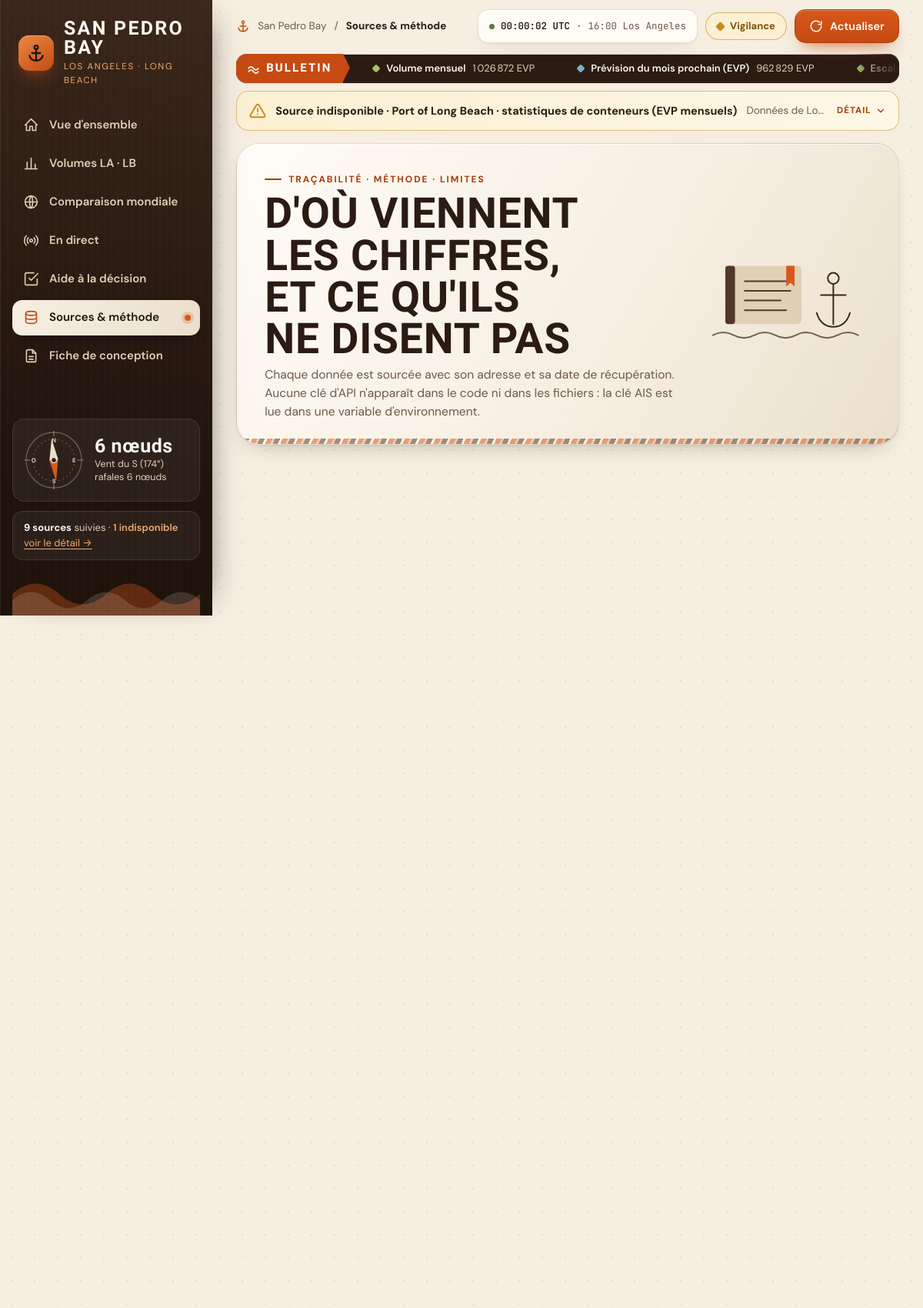
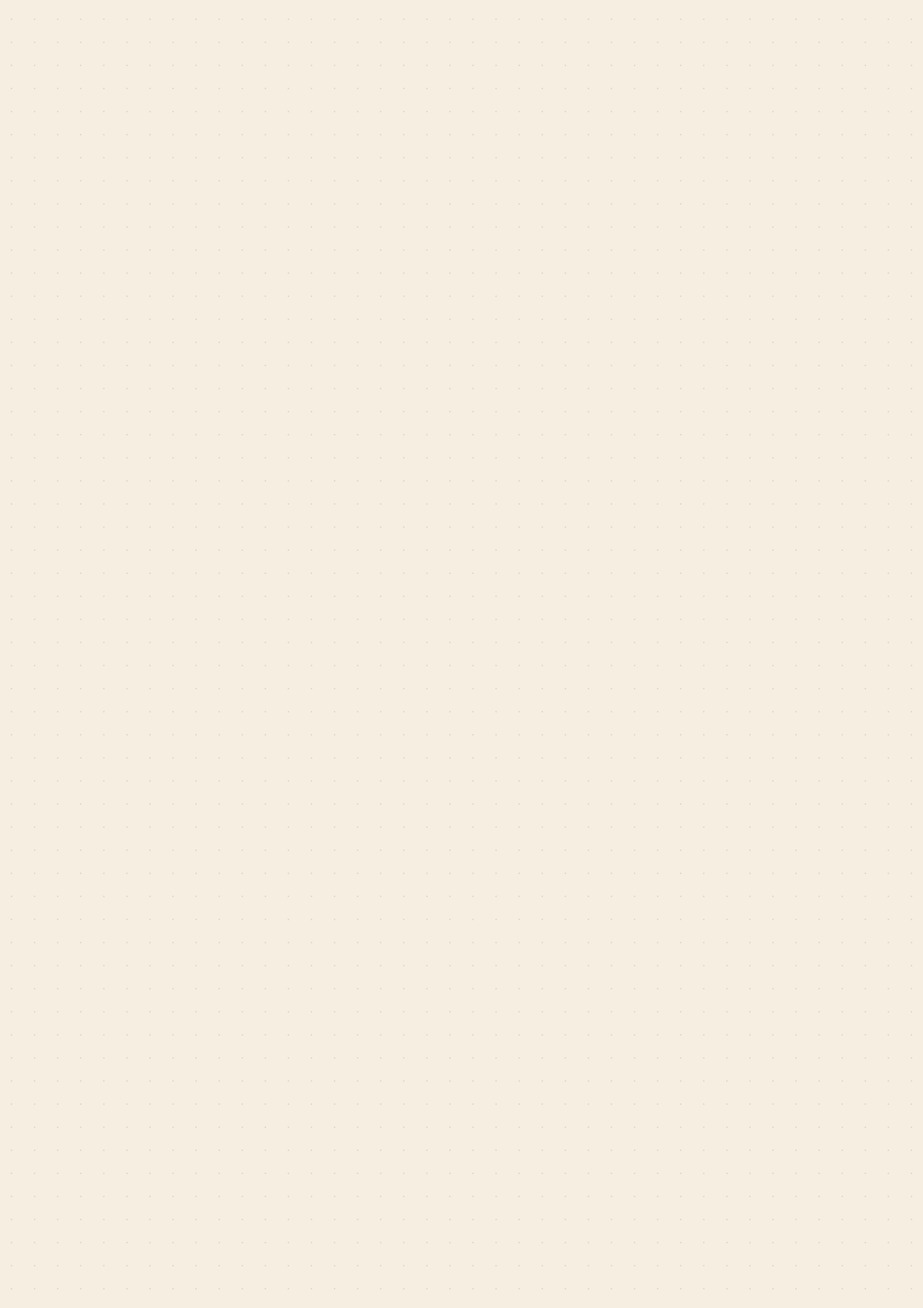
The app's page /sources/ (upper part) with its own data (2 pictures, top to bottom).
### dashboard/models.py (models this page shows, shortened)
class DataSource(models.Model):
    STATUS = [("ok", "À jour"), ("stale", "Périmée"), ("error", "Erreur"), ("missing", "Indisponible")]
    key = models.CharField(max_length=40, unique=True)
    name = models.CharField(max_length=160)
    url = models.CharField(max_length=500, blank=True)
    kind = models.CharField(max_length=10, default="static")  # static | live
    retrieved_at = models.DateTimeField(null=True, blank=True)
    status = models.CharField(max_length=10, choices=STATUS, default="missing")
    message = models.TextField(blank=True)
    rows = models.IntegerField(default=0)
    last_period = models.CharField(max_length=40, blank=True)
    notes = models.TextField(blank=True)

### dashboard/views.py (the view)
# urls.py: path("sources/", views.sources, name="sources"),
def sources(request):
    return render(request, "dashboard/sources.html", _ctx("sources", liste=viewdata.sources_resume()))

### dashboard/services/analytics/insights.py (called while the page is built)
def lire(cle, defaut=None):
    i = Insight.objects.filter(key=cle).first()
    return i.payload if i else defaut

### dashboard/services/collectors/ais_stream.py (called while the page is built)
def assurer():
    if settings.AISSTREAM_API_KEY and os.environ.get("AIS_AUTOSTART") != "0":
        return flux.demarrer()
    return False

### dashboard/services/fmt.py (called while the page is built)
def nb(x, d=0):
    if x is None or (isinstance(x, float) and (math.isnan(x) or math.isinf(x))):
        return "—"
    s = f"{x:,.{d}f}".replace(",", FIN_ESPACE).replace(".", ",")
    return s

### dashboard/services/registry.py (called while the page is built)
def mark_stale_live(key, max_age):
    src = DataSource.objects.filter(key=key).first()
    if src and src.retrieved_at and src.status == "ok" and timezone.now() - src.retrieved_at > timedelta(seconds=max_age):
        src.status = "stale"
        src.save(update_fields=["status"])

### dashboard/services/viewdata.py (called while the page is built)
def sources_resume():
    srcs = list(DataSource.objects.order_by("kind", "key"))
    return srcs

### dashboard/templatetags/dash.py (called while the page is built)
@register.filter
def frdate(iso):
    if not iso:
        return "—"
    try:
        return datetime.fromisoformat(str(iso)).strftime("%d/%m/%Y %H:%M UTC")
    except ValueError:
        return str(iso)

@register.filter
def nbfr(x, d=0):
    return fmt.nb(x, int(d))

### dashboard/views.py (called while the page is built)
def _rose(deg):
    return ROSE[int(((float(deg) % 360) + 11.25) // 22.5) % 16]

def _vent():
    m = lire("meteo", {})
    c = m.get("courant") if m.get("disponible") else None
    if not c or c.get("vent") is None or c.get("direction") is None:
        return None
    return {"kn": c["vent"], "rafales": c.get("rafales"), "dir": c["direction"], "rose": _rose(c["direction"])}

def _ticker():
    return [{"titre": k["titre"].split(" · ")[0], "valeur": k["valeur"], "unite": k["unite"], "statut": k["statut"]}
            for k in lire("kpis", []) if k.get("statut") != "na"]

### dashboard/templates/dashboard/sources.html (shortened to what this page needs)
{% extends "dashboard/base.html" %}
{% load dash %}
{% block kicker %}Traçabilité · méthode · limites{% endblock %}
{% block h1 %}D'où viennent les chiffres, et ce qu'ils ne disent pas{% endblock %}
{% block lead %}Chaque donnée est sourcée avec son adresse et sa date de récupération. Aucune clé d'API n'apparaît dans le code ni dans les fichiers : la clé AIS est lue dans une variable d'environnement.{% endblock %}
{% block content %}
<section data-stagger class="grid g2 mt">
</section>
{% endblock %}

### dashboard/templates/dashboard/base.html (shortened to what this page needs)
{% load static dash %}<!doctype html>
<html lang="fr">
<head>
  <link rel="stylesheet" href="{% static 'dashboard/css/dashboard.css' %}">
</head>
<body>
<div class="app">
  <aside class="rail" aria-label="Navigation principale">
    <a class="brand" href="{% url 'accueil' %}" aria-label="San Pedro Bay, retour à la vue d'ensemble">
      <div class="brand-mark"><svg viewBox="0 0 24 24" aria-hidden="true"><circle cx="12" cy="5" r="2.2"/><path d="M12 7.2V21M7 12h10M4 15c1 4 4.2 6 8 6s7-2 8-6"/></svg></div>
      <div><b>San Pedro Bay</b><span>Los Angeles · Long Beach</span></div>
    </a>
    <nav class="nav">
      {% for slug, nom, icone in pages %}
      <a href="{% if slug == 'accueil' %}{% url 'accueil' %}{% else %}/{{ slug }}/{% endif %}" class="{% if page == slug %}on{% endif %}" {% if page == slug %}aria-current="page"{% endif %}>
        <svg viewBox="0 0 24 24" aria-hidden="true"><path d="{{ icone }}"/></svg><span>{{ nom }}</span></a>
      {% endfor %}
    </nav>
    <div class="rail-foot">
      <div class="compass-card" role="group" aria-label="Vent actuel">
        <svg class="compass" viewBox="0 0 100 100" aria-hidden="true">
          <circle class="ring" cx="50" cy="50" r="44"/><circle class="ring" cx="50" cy="50" r="33" stroke-dasharray="2 5"/>
          <path class="tick" d="M50 4v8M50 88v8M4 50h8M88 50h8"/>
          <text class="lbl" x="50" y="22">N</text><text class="lbl" x="82" y="54">E</text><text class="lbl" x="50" y="86">S</text><text class="lbl" x="18" y="54">O</text>
          <g class="needle" id="needle" data-deg="{{ vent.dir|default_if_none:'' }}"><polygon class="north" points="50,16 57,50 43,50"/><polygon class="south" points="50,84 57,50 43,50"/><circle cx="50" cy="50" r="4.2" fill="#2b1b12" stroke="#ebe0cd" stroke-width="1.6"/></g>
        </svg>
        <div>{% if vent %}<b>{{ vent.kn|nbfr:0 }} nœuds</b><span>Vent du {{ vent.rose }} ({{ vent.dir|nbfr:0 }}°){% if vent.rafales %}<br>rafales {{ vent.rafales|nbfr:0 }} nœuds{% endif %}</span>{% else %}<b>Vent</b><span>Prévision indisponible</span>{% endif %}</div>
      </div>
      <div class="src-card"><b>{{ sources|length }} sources</b> suivies ·
        {% if sources_ko %}<span class="bad">{{ sources_ko|length }} indisponible{{ sources_ko|length|pluralize }}</span>{% else %}<span class="good">toutes disponibles</span>{% endif %}
        <br><a href="/sources/">voir le détail →</a></div>
    </div>
  </aside>
  <main class="main" id="contenu" tabindex="-1">
    <div class="toolbar">
      <div class="crumbs"><svg viewBox="0 0 24 24" aria-hidden="true"><circle cx="12" cy="5" r="2.2"/><path d="M12 7.2V21M7 12h10M4 15c1 4 4.2 6 8 6s7-2 8-6"/></svg>San Pedro Bay <span aria-hidden="true">/</span>
        <b>{% for slug, nom, icone in pages %}{% if slug == page %}{{ nom }}{% endif %}{% endfor %}</b></div>
      <div class="top-right">
        <div class="clock" aria-label="Heure"><i aria-hidden="true"></i><b id="clock-utc">--:--:-- UTC</b> · <span id="clock-la">--:--</span></div>
        {% with n=synthese.niveau %}<span class="pill {{ n }}" role="status"><i aria-hidden="true"></i>{% if n == 'ok' %}Situation normale{% elif n == 'vigilance' %}Vigilance{% elif n == 'alerte' %}Alerte{% else %}État inconnu{% endif %}</span>{% endwith %}
        <button class="btn primary" id="btn-refresh" type="button" aria-label="Actualiser les données" title="Actualise la météo si elle a plus de 15 minutes (Maj + clic : forcer)">
          <svg viewBox="0 0 24 24" aria-hidden="true"><path d="M21 12a9 9 0 11-3-6.7M21 4v5h-5"/></svg><span class="lbl">Actualiser</span></button>
      </div>
    </div>
    <div class="stage">
    {% if ticker %}
    <div class="ticker" role="marquee" aria-label="Bulletin portuaire">
      <div class="ticker-tag" aria-hidden="true"><svg viewBox="0 0 24 24" width="17" height="17" style="stroke:#fff;fill:none;stroke-width:2.2;stroke-linecap:round;stroke-linejoin:round"><path d="M3 17c3-4 6-4 9 0s6 4 9 0M3 11c3-4 6-4 9 0s6 4 9 0"/></svg><span>Bulletin</span></div>
      <div class="ticker-track">
        {% for rep in "12" %}{% for t in ticker %}<span class="ticker-item" {% if forloop.parentloop.counter == 2 %}aria-hidden="true"{% endif %}><i class="{{ t.statut }}"></i><b>{{ t.titre }}</b><span>{{ t.valeur }} {{ t.unite }}</span></span>{% endfor %}{% endfor %}
      </div>
    </div>
    {% endif %}
    {% for s in bannieres %}
      <details class="banner fold {% if s.status == 'error' %}red{% elif s.key == 'ais_live' %}blue{% endif %}" role="status">
        <summary><svg viewBox="0 0 24 24" aria-hidden="true"><path d="M12 9v4M12 17h.01M10.3 3.9L1.8 18a2 2 0 001.7 3h17a2 2 0 001.7-3L13.7 3.9a2 2 0 00-3.4 0z"/></svg>
          <b>Source indisponible · {{ s.name }}</b><span class="peek">{{ s.message }}</span>
          <span class="more">Détail <svg viewBox="0 0 24 24" aria-hidden="true"><path d="M6 9l6 6 6-6"/></svg></span></summary>
        <p class="body">{{ s.message }}</p></details>
    {% endfor %}
    {% block tete %}
    <header class="pagehead">
      <div>
        <div class="kicker">{% block kicker %}Tableau de bord portuaire{% endblock %}</div>
        <h1>{% block h1 %}{% endblock %}</h1>
        <p>{% block lead %}{% endblock %}</p>
      </div>
      <div class="pagehead-art" aria-hidden="true">{% block art %}{% endblock %}</div>
    </header>
    {% endblock %}
    {% block content %}{% endblock %}
    </div>
  </main>
</div>
</body>
</html>

### records on screen
DataSource: name "Port of Long Beach · statistiques de conteneurs (EVP mensuels)", message "Données de Lo…"

### other values on screen
{{ nom }} "Vue d'ensemble" "Volumes LA · LB" "Comparaison mondiale" "En direct" "Aide à la décision" "Sources & méthode" "Fiche de conception"
{{ vent.kn|nbfr:0 }} "6"
{{ vent.rose }} "S"
{{ vent.dir|nbfr:0 }} "174"
{{ vent.rafales|nbfr:0 }} "6"
{{ sources|length }} "9"
{{ sources_ko|length }} "1"
{{ nom }} "Sources & méthode"
{{ t.titre }} "Volume mensuel" "Prévision du mois prochain (EVP)"
{{ t.valeur }} "1 026 872" "962 829"
{{ t.unite }} "EVP" "EVP"
